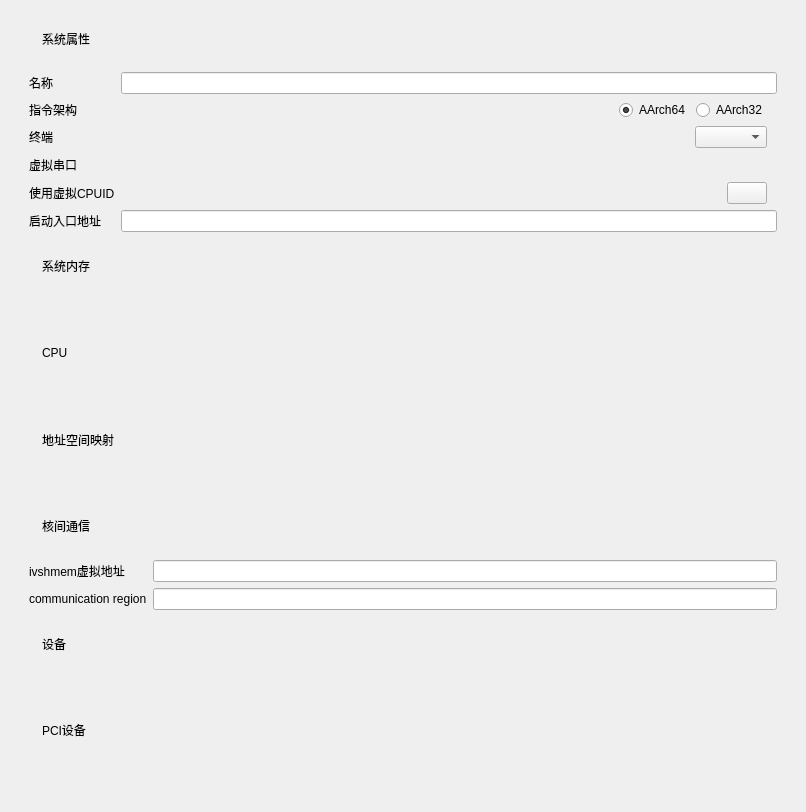
<?xml version="1.0" encoding="UTF-8"?>
<ui version="4.0">
 <class>GuestCellWidget</class>
 <widget class="QWidget" name="GuestCellWidget">
  <property name="geometry">
   <rect>
    <x>0</x>
    <y>0</y>
    <width>806</width>
    <height>812</height>
   </rect>
  </property>
  <property name="windowTitle">
   <string>Form</string>
  </property>
  <layout class="QVBoxLayout" name="verticalLayout_2">
   <item>
    <widget class="QFrame" name="frame_content">
     <property name="frameShape">
      <enum>QFrame::NoFrame</enum>
     </property>
     <property name="frameShadow">
      <enum>QFrame::Raised</enum>
     </property>
     <layout class="QVBoxLayout" name="verticalLayout">
      <item>
       <widget class="QFrame" name="frame_sysattr_title">
        <property name="frameShape">
         <enum>QFrame::NoFrame</enum>
        </property>
        <property name="frameShadow">
         <enum>QFrame::Raised</enum>
        </property>
        <layout class="QHBoxLayout" name="horizontalLayout_4">
         <item>
          <widget class="QLabel" name="label_sysattr_tag">
           <property name="sizePolicy">
            <sizepolicy hsizetype="Fixed" vsizetype="Preferred">
             <horstretch>0</horstretch>
             <verstretch>0</verstretch>
            </sizepolicy>
           </property>
           <property name="text">
            <string/>
           </property>
          </widget>
         </item>
         <item>
          <widget class="QLabel" name="label_sysattr">
           <property name="text">
            <string>系统属性</string>
           </property>
          </widget>
         </item>
        </layout>
       </widget>
      </item>
      <item>
       <widget class="QFrame" name="frame_sys_attr">
        <property name="frameShape">
         <enum>QFrame::NoFrame</enum>
        </property>
        <property name="frameShadow">
         <enum>QFrame::Raised</enum>
        </property>
        <layout class="QGridLayout" name="gridLayout">
         <item row="3" column="0">
          <widget class="QLabel" name="label_5">
           <property name="text">
            <string>虚拟串口</string>
           </property>
          </widget>
         </item>
         <item row="2" column="1">
          <widget class="QFrame" name="frame_4">
           <property name="frameShape">
            <enum>QFrame::NoFrame</enum>
           </property>
           <property name="frameShadow">
            <enum>QFrame::Raised</enum>
           </property>
           <layout class="QHBoxLayout" name="horizontalLayout_11">
            <property name="leftMargin">
             <number>10</number>
            </property>
            <property name="topMargin">
             <number>0</number>
            </property>
            <property name="rightMargin">
             <number>10</number>
            </property>
            <property name="bottomMargin">
             <number>0</number>
            </property>
            <item>
             <spacer name="horizontalSpacer_4">
              <property name="orientation">
               <enum>Qt::Horizontal</enum>
              </property>
              <property name="sizeHint" stdset="0">
               <size>
                <width>40</width>
                <height>20</height>
               </size>
              </property>
             </spacer>
            </item>
            <item>
             <widget class="QComboBox" name="combobox_console"/>
            </item>
           </layout>
          </widget>
         </item>
         <item row="0" column="0">
          <widget class="QLabel" name="label_3">
           <property name="text">
            <string>名称</string>
           </property>
          </widget>
         </item>
         <item row="3" column="1">
          <widget class="QFrame" name="frame_2">
           <property name="frameShape">
            <enum>QFrame::NoFrame</enum>
           </property>
           <property name="frameShadow">
            <enum>QFrame::Raised</enum>
           </property>
           <layout class="QHBoxLayout" name="horizontalLayout_2">
            <property name="leftMargin">
             <number>10</number>
            </property>
            <property name="topMargin">
             <number>0</number>
            </property>
            <property name="rightMargin">
             <number>10</number>
            </property>
            <property name="bottomMargin">
             <number>0</number>
            </property>
            <item>
             <spacer name="horizontalSpacer">
              <property name="orientation">
               <enum>Qt::Horizontal</enum>
              </property>
              <property name="sizeHint" stdset="0">
               <size>
                <width>40</width>
                <height>20</height>
               </size>
              </property>
             </spacer>
            </item>
            <item>
             <widget class="QPushButton" name="btn_virtual_console">
              <property name="sizePolicy">
               <sizepolicy hsizetype="Fixed" vsizetype="Fixed">
                <horstretch>0</horstretch>
                <verstretch>0</verstretch>
               </sizepolicy>
              </property>
              <property name="layoutDirection">
               <enum>Qt::LeftToRight</enum>
              </property>
              <property name="autoFillBackground">
               <bool>true</bool>
              </property>
              <property name="styleSheet">
               <string notr="true"/>
              </property>
              <property name="text">
               <string/>
              </property>
              <property name="checkable">
               <bool>true</bool>
              </property>
              <property name="flat">
               <bool>true</bool>
              </property>
             </widget>
            </item>
           </layout>
          </widget>
         </item>
         <item row="0" column="1">
          <widget class="QLineEdit" name="linedit_name"/>
         </item>
         <item row="4" column="0">
          <widget class="QLabel" name="label_6">
           <property name="text">
            <string>使用虚拟CPUID</string>
           </property>
          </widget>
         </item>
         <item row="1" column="0">
          <widget class="QLabel" name="label_4">
           <property name="text">
            <string>指令架构</string>
           </property>
          </widget>
         </item>
         <item row="2" column="0">
          <widget class="QLabel" name="label">
           <property name="text">
            <string>终端</string>
           </property>
          </widget>
         </item>
         <item row="1" column="1">
          <widget class="QFrame" name="frame">
           <property name="frameShape">
            <enum>QFrame::NoFrame</enum>
           </property>
           <property name="frameShadow">
            <enum>QFrame::Raised</enum>
           </property>
           <layout class="QHBoxLayout" name="horizontalLayout">
            <property name="leftMargin">
             <number>10</number>
            </property>
            <property name="topMargin">
             <number>0</number>
            </property>
            <property name="rightMargin">
             <number>10</number>
            </property>
            <property name="bottomMargin">
             <number>0</number>
            </property>
            <item>
             <spacer name="horizontalSpacer_2">
              <property name="orientation">
               <enum>Qt::Horizontal</enum>
              </property>
              <property name="sizeHint" stdset="0">
               <size>
                <width>40</width>
                <height>20</height>
               </size>
              </property>
             </spacer>
            </item>
            <item>
             <widget class="QRadioButton" name="radiobtn_aarch64">
              <property name="text">
               <string>AArch64</string>
              </property>
              <property name="checked">
               <bool>true</bool>
              </property>
             </widget>
            </item>
            <item>
             <widget class="QRadioButton" name="radiobtn_aarch32">
              <property name="text">
               <string>AArch32</string>
              </property>
             </widget>
            </item>
           </layout>
          </widget>
         </item>
         <item row="4" column="1">
          <widget class="QFrame" name="frame_3">
           <property name="frameShape">
            <enum>QFrame::NoFrame</enum>
           </property>
           <property name="frameShadow">
            <enum>QFrame::Raised</enum>
           </property>
           <layout class="QHBoxLayout" name="horizontalLayout_3">
            <property name="leftMargin">
             <number>10</number>
            </property>
            <property name="topMargin">
             <number>0</number>
            </property>
            <property name="rightMargin">
             <number>10</number>
            </property>
            <property name="bottomMargin">
             <number>0</number>
            </property>
            <item>
             <spacer name="horizontalSpacer_3">
              <property name="orientation">
               <enum>Qt::Horizontal</enum>
              </property>
              <property name="sizeHint" stdset="0">
               <size>
                <width>40</width>
                <height>20</height>
               </size>
              </property>
             </spacer>
            </item>
            <item>
             <widget class="QPushButton" name="btn_use_virt_cpuid">
              <property name="sizePolicy">
               <sizepolicy hsizetype="Fixed" vsizetype="Fixed">
                <horstretch>0</horstretch>
                <verstretch>0</verstretch>
               </sizepolicy>
              </property>
              <property name="layoutDirection">
               <enum>Qt::LeftToRight</enum>
              </property>
              <property name="text">
               <string/>
              </property>
              <property name="checkable">
               <bool>true</bool>
              </property>
             </widget>
            </item>
           </layout>
          </widget>
         </item>
         <item row="5" column="0">
          <widget class="QLabel" name="label_reset_addr">
           <property name="text">
            <string>启动入口地址</string>
           </property>
          </widget>
         </item>
         <item row="5" column="1">
          <widget class="QLineEdit" name="lineedit_reset_addr"/>
         </item>
        </layout>
       </widget>
      </item>
      <item>
       <widget class="QFrame" name="frame_sysmem_title">
        <property name="frameShape">
         <enum>QFrame::NoFrame</enum>
        </property>
        <property name="frameShadow">
         <enum>QFrame::Raised</enum>
        </property>
        <layout class="QHBoxLayout" name="horizontalLayout_5">
         <item>
          <widget class="QLabel" name="label_sysmem_tag">
           <property name="sizePolicy">
            <sizepolicy hsizetype="Fixed" vsizetype="Preferred">
             <horstretch>0</horstretch>
             <verstretch>0</verstretch>
            </sizepolicy>
           </property>
           <property name="text">
            <string/>
           </property>
          </widget>
         </item>
         <item>
          <widget class="QLabel" name="label_system_mem">
           <property name="text">
            <string>系统内存</string>
           </property>
          </widget>
         </item>
        </layout>
       </widget>
      </item>
      <item>
       <widget class="QFrame" name="frame_sys_mem">
        <property name="frameShape">
         <enum>QFrame::NoFrame</enum>
        </property>
        <property name="frameShadow">
         <enum>QFrame::Raised</enum>
        </property>
        <layout class="QVBoxLayout" name="verticalLayout_3">
         <property name="spacing">
          <number>3</number>
         </property>
         <property name="topMargin">
          <number>5</number>
         </property>
         <property name="rightMargin">
          <number>5</number>
         </property>
         <property name="bottomMargin">
          <number>5</number>
         </property>
        </layout>
       </widget>
      </item>
      <item>
       <widget class="QFrame" name="frame_cpu">
        <property name="frameShape">
         <enum>QFrame::NoFrame</enum>
        </property>
        <property name="frameShadow">
         <enum>QFrame::Raised</enum>
        </property>
        <layout class="QHBoxLayout" name="horizontalLayout_6">
         <item>
          <widget class="QLabel" name="label_cpu_tag">
           <property name="sizePolicy">
            <sizepolicy hsizetype="Fixed" vsizetype="Preferred">
             <horstretch>0</horstretch>
             <verstretch>0</verstretch>
            </sizepolicy>
           </property>
           <property name="text">
            <string/>
           </property>
          </widget>
         </item>
         <item>
          <widget class="QLabel" name="label_cpu">
           <property name="text">
            <string>CPU</string>
           </property>
          </widget>
         </item>
        </layout>
       </widget>
      </item>
      <item>
       <widget class="QFrame" name="frame_cpus">
        <property name="frameShape">
         <enum>QFrame::NoFrame</enum>
        </property>
        <property name="frameShadow">
         <enum>QFrame::Raised</enum>
        </property>
        <layout class="QVBoxLayout" name="verticalLayout_5">
         <property name="spacing">
          <number>3</number>
         </property>
         <property name="leftMargin">
          <number>11</number>
         </property>
         <property name="topMargin">
          <number>5</number>
         </property>
         <property name="rightMargin">
          <number>5</number>
         </property>
         <property name="bottomMargin">
          <number>5</number>
         </property>
        </layout>
       </widget>
      </item>
      <item>
       <widget class="QFrame" name="frame_memmap_title">
        <property name="frameShape">
         <enum>QFrame::NoFrame</enum>
        </property>
        <property name="frameShadow">
         <enum>QFrame::Raised</enum>
        </property>
        <layout class="QHBoxLayout" name="horizontalLayout_7">
         <item>
          <widget class="QLabel" name="label_memmap_tag">
           <property name="sizePolicy">
            <sizepolicy hsizetype="Fixed" vsizetype="Preferred">
             <horstretch>0</horstretch>
             <verstretch>0</verstretch>
            </sizepolicy>
           </property>
           <property name="text">
            <string/>
           </property>
          </widget>
         </item>
         <item>
          <widget class="QLabel" name="label_memmap">
           <property name="text">
            <string>地址空间映射</string>
           </property>
          </widget>
         </item>
        </layout>
       </widget>
      </item>
      <item>
       <widget class="QFrame" name="frame_memmaps">
        <property name="frameShape">
         <enum>QFrame::NoFrame</enum>
        </property>
        <property name="frameShadow">
         <enum>QFrame::Raised</enum>
        </property>
        <layout class="QVBoxLayout" name="verticalLayout_6">
         <property name="spacing">
          <number>3</number>
         </property>
         <property name="leftMargin">
          <number>11</number>
         </property>
         <property name="topMargin">
          <number>5</number>
         </property>
         <property name="rightMargin">
          <number>5</number>
         </property>
         <property name="bottomMargin">
          <number>5</number>
         </property>
        </layout>
       </widget>
      </item>
      <item>
       <widget class="QFrame" name="frame_comm_title">
        <property name="frameShape">
         <enum>QFrame::NoFrame</enum>
        </property>
        <property name="frameShadow">
         <enum>QFrame::Raised</enum>
        </property>
        <layout class="QHBoxLayout" name="horizontalLayout_8">
         <item>
          <widget class="QLabel" name="label_comm_tag">
           <property name="sizePolicy">
            <sizepolicy hsizetype="Fixed" vsizetype="Preferred">
             <horstretch>0</horstretch>
             <verstretch>0</verstretch>
            </sizepolicy>
           </property>
           <property name="text">
            <string/>
           </property>
          </widget>
         </item>
         <item>
          <widget class="QLabel" name="label_comm">
           <property name="text">
            <string>核间通信</string>
           </property>
          </widget>
         </item>
        </layout>
       </widget>
      </item>
      <item>
       <widget class="QFrame" name="frame_comm">
        <property name="frameShape">
         <enum>QFrame::NoFrame</enum>
        </property>
        <property name="frameShadow">
         <enum>QFrame::Raised</enum>
        </property>
        <layout class="QGridLayout" name="gridLayout_2">
         <item row="0" column="0">
          <widget class="QLabel" name="label_ivshmem_virt_addr">
           <property name="text">
            <string>ivshmem虚拟地址</string>
           </property>
          </widget>
         </item>
         <item row="0" column="1">
          <widget class="QLineEdit" name="lineedit_ivshmem_virt_addr"/>
         </item>
         <item row="1" column="0">
          <widget class="QLabel" name="label_2">
           <property name="text">
            <string>communication region</string>
           </property>
          </widget>
         </item>
         <item row="1" column="1">
          <widget class="QLineEdit" name="lineedit_comm_region"/>
         </item>
        </layout>
       </widget>
      </item>
      <item>
       <widget class="QFrame" name="frame_devices_title">
        <property name="frameShape">
         <enum>QFrame::NoFrame</enum>
        </property>
        <property name="frameShadow">
         <enum>QFrame::Raised</enum>
        </property>
        <layout class="QHBoxLayout" name="horizontalLayout_9">
         <item>
          <widget class="QLabel" name="label_devices_tag">
           <property name="sizePolicy">
            <sizepolicy hsizetype="Fixed" vsizetype="Preferred">
             <horstretch>0</horstretch>
             <verstretch>0</verstretch>
            </sizepolicy>
           </property>
           <property name="text">
            <string/>
           </property>
          </widget>
         </item>
         <item>
          <widget class="QLabel" name="label_devices">
           <property name="text">
            <string>设备</string>
           </property>
          </widget>
         </item>
        </layout>
       </widget>
      </item>
      <item>
       <widget class="QFrame" name="frame_devices">
        <property name="frameShape">
         <enum>QFrame::NoFrame</enum>
        </property>
        <property name="frameShadow">
         <enum>QFrame::Raised</enum>
        </property>
       </widget>
      </item>
      <item>
       <widget class="QFrame" name="frame_pci_devices_title">
        <property name="frameShape">
         <enum>QFrame::NoFrame</enum>
        </property>
        <property name="frameShadow">
         <enum>QFrame::Raised</enum>
        </property>
        <layout class="QHBoxLayout" name="horizontalLayout_10">
         <item>
          <widget class="QLabel" name="label_pci_devices_tag">
           <property name="sizePolicy">
            <sizepolicy hsizetype="Fixed" vsizetype="Preferred">
             <horstretch>0</horstretch>
             <verstretch>0</verstretch>
            </sizepolicy>
           </property>
           <property name="text">
            <string/>
           </property>
          </widget>
         </item>
         <item>
          <widget class="QLabel" name="label_pci_devices">
           <property name="text">
            <string>PCI设备</string>
           </property>
          </widget>
         </item>
        </layout>
       </widget>
      </item>
      <item>
       <widget class="QFrame" name="frame_pci_devices">
        <property name="frameShape">
         <enum>QFrame::NoFrame</enum>
        </property>
        <property name="frameShadow">
         <enum>QFrame::Raised</enum>
        </property>
       </widget>
      </item>
     </layout>
    </widget>
   </item>
  </layout>
 </widget>
 <resources/>
 <connections/>
</ui>
